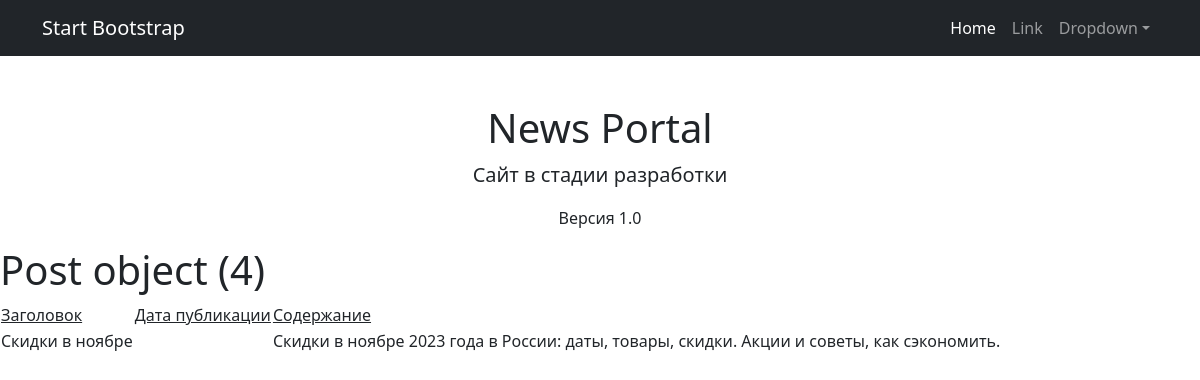
Page /news/4 on the committed database.
### news/models.py (models this page shows, shortened)
class Post(models.Model):
    user = models.ForeignKey(Author, on_delete=models.CASCADE, related_name="post")
    A = "article"
    N = "news"
    choices = ((A, "Статья")), (N, "Новость")
    choice_field = models.CharField(max_length=7, choices=choices, default="news")
    creation_date = models.DateTimeField(auto_now_add=True)
    categories = models.ManyToManyField(Category, through="PostCategory")
    header = models.CharField(max_length=255, default="Default value")
    text = models.TextField()
    rating = models.IntegerField(default=0)

### news/views.py (the view)
# urls.py: path('<int:pk>', PostDetail.as_view()),
class PostDetail(DetailView):
    model = Post
    template_name = 'specific_post.html'
    context_object_name = 'post'

### news/templatetags/custom_filters.py (called while the page is built)
@register.filter()
def censor(value):
    if type(value) != str:
        raise ValueError("Фильтр цензурирования применяется только к переменным строкового типа")
    for word in censor_list:
        value = value.replace(word[1:], '*' * len(word[1:]))
    return value

### templates/specific_post.html (shortened to what this page needs)
{%extends 'default.html'%}
{% load custom_filters %}
{% block content %}
    <h1>{{ post }}</h1>
    <table>
        <tr>
            <td><u>Заголовок</u></td>
            <td><u>Дата публикации</u></td>
            <td><u>Содержание</u></td>
        </tr>
        <tr>
            <td>{{ post.header|censor }}</td>
            <td>{{ post.creation_date|date:'d M Y' }}</td>
            <td>{{ post.text|censor}}</td>
        </tr>
    </table>
    {% endblock content %}

### rows in the picture
Post: id "Post object (4)", header|censor "Скидки в ноябре", text|censor "Скидки в ноябре 2023 года в России: даты, товары, скидки. Акции и советы, как сэкономить."
